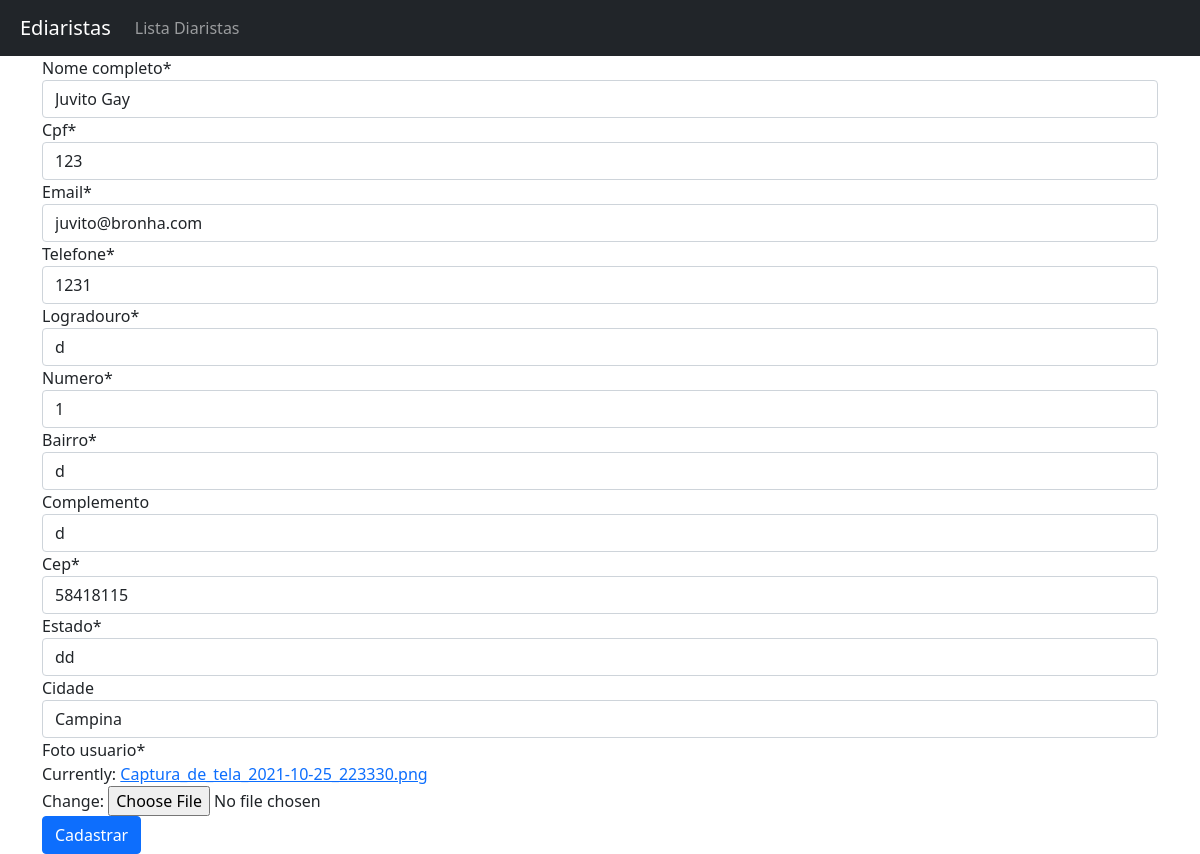
/web/editar_diarista/1, run on the app's committed database.
### web/models.py (models this page shows)
class Diarista(models.Model):
    nome_completo = models.CharField(max_length=100, null=False, blank=False)
    cpf = models.CharField(max_length=11, null=False, blank=False, unique=True)
    email = models.EmailField(null=False, blank=False, unique=True)
    telefone = models.CharField(max_length=11, null=False, blank=False)
    logradouro = models.CharField(max_length=60, null=False, blank=False)
    numero = models.IntegerField(null=False, blank=False)
    bairro = models.CharField(max_length=30, null=False, blank=False)
    complemento = models.CharField(max_length=100, null=False, blank=True)
    cep = models.CharField(max_length=8, null=False, blank=False)
    estado = models.CharField(max_length=2, null=False, blank=False)
    cidade = models.CharField(max_length=30, null=False, blank=True)
    codigo_ibge = models.IntegerField(null=False, blank=False)
    foto_usuario = models.ImageField(null=False)

### web/views.py (the view)
# urls.py: path('editar_diarista/<int:id_diarista>', editar_diarista, name ='editar_diarista'),
def editar_diarista(request, id_diarista):
    diarista = Diarista.objects.get(id = id_diarista)
    if request.method == "POST":
        form_diarista = diarista_form.DiaristaForm(request.POST or None, request.FILES, instance=diarista)
        if form_diarista.is_valid():
            form_diarista.save()
            return redirect('listar_diaristas')
    else:
        form_diarista = diarista_form.DiaristaForm( instance=diarista)
    return render(request, 'forms_diarista.html',{'form_diarista': form_diarista})

### web/forms/diarista_form.py (shortened to what this page needs)
class DiaristaForm(forms.ModelForm):
    cpf = forms.CharField(widget=forms.TimeInput(attrs={'data-mask': "000.000.000-00"}))
    cep = forms.CharField(widget=forms.TimeInput(attrs={'data-mask': "00000-000"}))
    telefone = forms.CharField(widget=forms.TimeInput(attrs={'data-mask': "(00) 00000-0000"}))
    class Meta:
        model = Diarista
        exclude = ('codigo_ibge',)

### web/templates/forms_diarista.html (shortened to what this page needs)
{%extends 'base.html'%}
{% load crispy_forms_tags %}
{%block conteudo%}
<form method="post" enctype="multipart/form-data">
    {{form_diarista|crispy}}
    <button type="submit" class="btn btn-primary">Cadastrar</button>
</form>
{%endblock conteudo%}

### data on the page
Diarista: nome_completo "Juvito Gay", cpf "123", email "juvito@bronha.com", telefone "1231", logradouro "d", numero "1", bairro "d", complemento "d", cep "58418115", estado "dd", cidade "Campina"
